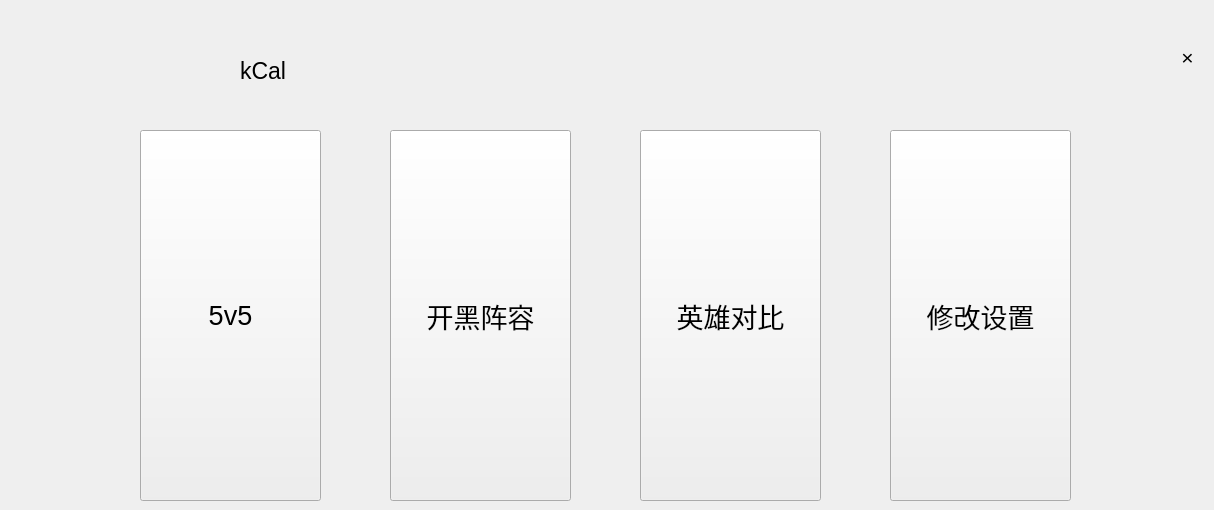
    <widget class="QWidget" name="page_3">
     <widget class="QPushButton" name="pushButton_kCal_return">
      <property name="geometry">
       <rect>
        <x>10</x>
        <y>40</y>
        <width>194</width>
        <height>59</height>
       </rect>
      </property>
      <property name="styleSheet">
       <string notr="true">QPushButton {
  min-width:194px;
  max-width:194px;
  min-height:59px;
  max-height:59px;
  border-width: 0px;
  border-style: outset;
  font-size: 28px;
  border-radius: 0px;
  color: black;
  background-color: transparent;
  border-color: red;
  box-shadow: 0px 0px 0px rgba(0, 0, 127, 255);
  background-image: url(D:/kCal/icon_pic/85923789d31e1c88f5cb6808dd1eb125_back.png);
  image: url(C:/Users/zhangyun/Desktop/icon_pic/85923789d31e1c88f5cb6808dd1eb125_back.png);
}</string>
      </property>
      <property name="text">
       <string/>
      </property>
     </widget>
     <widget class="QPushButton" name="pushButton_datachange">
      <property name="geometry">
       <rect>
        <x>890</x>
        <y>130</y>
        <width>181</width>
        <height>371</height>
       </rect>
      </property>
      <property name="font">
       <font>
        <pointsize>20</pointsize>
       </font>
      </property>
      <property name="text">
       <string>修改设置</string>
      </property>
     </widget>
     <widget class="QPushButton" name="pushButton_ability">
      <property name="geometry">
       <rect>
        <x>390</x>
        <y>130</y>
        <width>181</width>
        <height>371</height>
       </rect>
      </property>
      <property name="font">
       <font>
        <pointsize>20</pointsize>
       </font>
      </property>
      <property name="text">
       <string>开黑阵容</string>
      </property>
     </widget>
     <widget class="QPushButton" name="pushButton_vs">
      <property name="geometry">
       <rect>
        <x>640</x>
        <y>130</y>
        <width>181</width>
        <height>371</height>
       </rect>
      </property>
      <property name="font">
       <font>
        <pointsize>20</pointsize>
       </font>
      </property>
      <property name="text">
       <string>英雄对比</string>
      </property>
     </widget>
     <widget class="QPushButton" name="pushButton_525">
      <property name="geometry">
       <rect>
        <x>140</x>
        <y>130</y>
        <width>181</width>
        <height>371</height>
       </rect>
      </property>
      <property name="font">
       <font>
        <pointsize>20</pointsize>
       </font>
      </property>
      <property name="text">
       <string>5v5</string>
      </property>
     </widget>
     <widget class="QLabel" name="label_3">
      <property name="geometry">
       <rect>
        <x>240</x>
        <y>40</y>
        <width>221</width>
        <height>61</height>
       </rect>
      </property>
      <property name="font">
       <font>
        <pointsize>17</pointsize>
       </font>
      </property>
      <property name="text">
       <string>kCal</string>
      </property>
     </widget>
     <widget class="QPushButton" name="pushButton_quit_3">
      <property name="geometry">
       <rect>
        <x>1170</x>
        <y>40</y>
        <width>35</width>
        <height>35</height>
       </rect>
      </property>
      <property name="font">
       <font>
        <pointsize>-1</pointsize>
       </font>
      </property>
      <property name="styleSheet">
       <string notr="true">QPushButton {
  min-width:35px;
  max-width:35px;
  min-height:35px;
  max-height:35px;
  border-width: 0px;
  font-size: 21px;
  border-radius: 16px;
  background-color: transparent;
}</string>
      </property>
      <property name="text">
       <string>×</string>
      </property>
     </widget>
    </widget>
